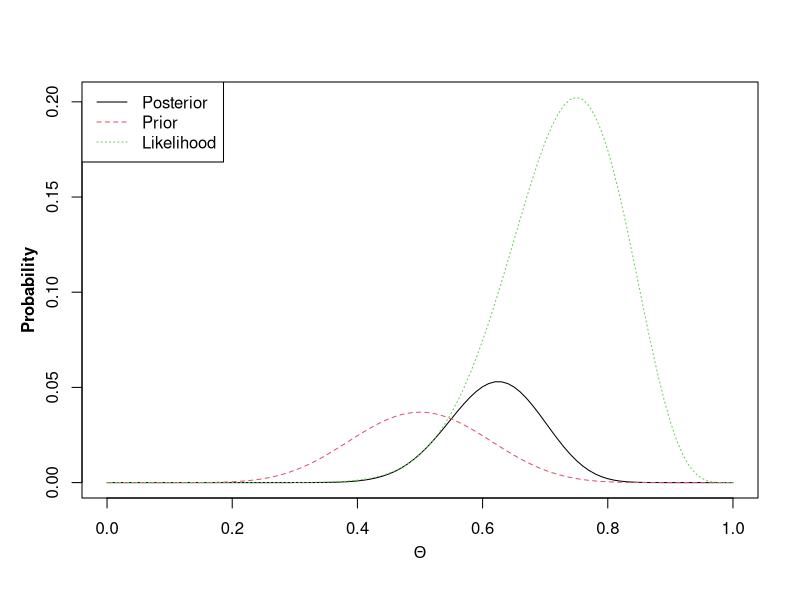

The R script that drew this image:


bin.prob <- function(p,n,h){
  probab  <- factorial(n)*p^h*(1-p)^(n-h)/(factorial(h)*factorial(n-h))
}

normalizing.fun <- function(n,h,prior.n,prior.h){
  beta <- prior.n - prior.h+1
  prior.h <- prior.h+1
  nc <- factorial(n)*beta(h+prior.h,n-h+beta)/(factorial(h)*factorial(n-h)*beta(prior.h,beta))
}



posterior.fun <- function(probs,n,h,prior.n,prior.h){
  
  #define additional variables
  beta <- prior.n - prior.h+1
  alpha <- prior.h+1
  
  #Likelihiood
  L <- dbinom(h,n,probs)
  
  #Prior
  prior <- dbeta(probs,alpha,beta)
  prior <- prior/sum(prior)
  #normalizing constant
  nc <- factorial(n)*beta(h+alpha,n-h+beta)/(factorial(h)*factorial(n-h)*beta(alpha,beta))
  
  posterior <- L*prior/nc
  
  output <- data.frame(Posterior=posterior,Prior=prior,Likelihood = L)
  matplot(probs,output,type='l',xlab='',ylab='')
  mtext(side=1,line=2.2,font=2,expression(Theta),cex=1)
  mtext(side=2,line=2.2,font=2,cex=1,'Probability')
  legend('topleft',col=1:3,lty=1:3,legend=c('Posterior','Prior','Likelihood'))
  return(output)
}

# Observations for LIkelihood
n <- 20
h <- 15

# Coin flips for prior
prior.n <- 20
prior.h <-  10 

probs <-  seq(0,1,0.01)

outp <- posterior.fun(probs=probs,
                      n = n,
                      h = h,
                      prior.n = prior.n,
                      prior.h = prior.h)